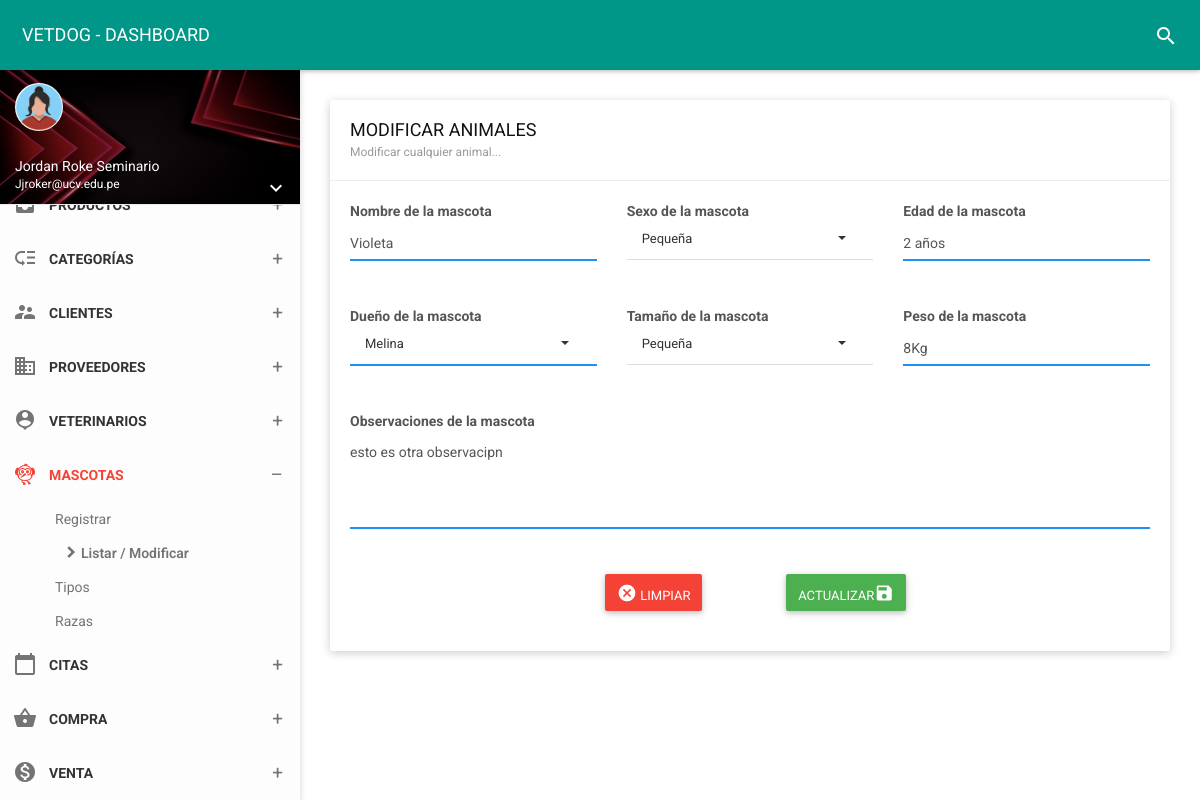
/vista/mascotas/edit?id=1 (signed in), run on the app's committed database.
### tables this page shows
CREATE TABLE `pet` (
  `id_pet` int(11) NOT NULL,
  `nomas` varchar(50) NOT NULL,
  `id_tiM` int(11) NOT NULL,
  `id_raza` int(11) NOT NULL,
  `sexo` varchar(15) NOT NULL,
  `edad` varchar(15) NOT NULL,
  `tamano` varchar(15) NOT NULL,
  `peso` char(6) NOT NULL,
  `id_due` int(11) NOT NULL,
  `obser` varchar(255) NOT NULL,
  `estado` char(1) NOT NULL,
  `fere` timestamp NOT NULL DEFAULT current_timestamp() ON UPDATE current_timestamp()
);

CREATE TABLE `owner` (
  `id_due` int(11) NOT NULL,
  `dni_due` char(8) NOT NULL,
  `nom_due` varchar(35) NOT NULL,
  `ape_due` varchar(35) NOT NULL,
  `fecnaci` varchar(35) NOT NULL,
  `movil` char(9) NOT NULL,
  `fijo` char(6) NOT NULL,
  `correo` varchar(30) NOT NULL,
  `direc` varchar(150) NOT NULL,
  `estado` char(1) NOT NULL,
  `usuario` varchar(25) NOT NULL,
  `contra` varchar(255) NOT NULL,
  `cargo` int(11) NOT NULL,
  `foto` varchar(255) NOT NULL,
  `fere` timestamp NOT NULL DEFAULT current_timestamp() ON UPDATE current_timestamp()
);

### vista/mascotas/edit.php (the view, shortened to what this page needs)
<!DOCTYPE html>
<html>
<head>
    <link href="../../assets/plugins/bootstrap-select/css/bootstrap-select.css" rel="stylesheet" />
    <link href="../../assets/plugins/bootstrap/css/bootstrap.css" rel="stylesheet">
    <link href="../../assets/plugins/node-waves/waves.css" rel="stylesheet" />
    <link href="../../assets/plugins/animate-css/animate.css" rel="stylesheet" />
    <link href="../../css/style.css" rel="stylesheet">
    <link href="../../assets/css/themes/all-themes.css" rel="stylesheet" />
       <link rel="stylesheet" href="https://cdnjs.cloudflare.com/ajax/libs/limonte-sweetalert2/11.1.9/sweetalert2.min.css" />
</head>
<body class="theme-red">
    <nav class="navbar">
        <div class="container-fluid">
            <div class="navbar-header">
                <a class="navbar-brand" href="../panel-admin/administrador"> VETDOG - DASHBOARD </a>
            </div>
            <div class="collapse navbar-collapse" id="navbar-collapse">
                <ul class="nav navbar-nav navbar-right">
                    <li><a href="javascript:void(0);" class="js-search" data-close="true"><i class="material-icons">search</i></a></li>
                </ul>
            </div>
        </div>
    </nav>
    <section>
        <aside id="leftsidebar" class="sidebar">
            <div class="user-info">
                <div class="image">
                    <img src="../../assets/img/mujerico.png" width="48" height="48" alt="User" />
                </div>
                <div class="info-container">
                    <div class="name" data-toggle="dropdown" aria-haspopup="true" aria-expanded="false"><?php echo ucfirst($_SESSION['nombre']); ?></div>
                    <div class="email"><?php echo ucfirst($_SESSION['correo']); ?></div>
                    <div class="btn-group user-helper-dropdown">
                        <i class="material-icons" data-toggle="dropdown" aria-haspopup="true" aria-expanded="true">keyboard_arrow_down</i>
                    </div>
                </div>
            </div>
            <div class="menu">
                <ul class="list">
                    <li>
                        <a href="javascript:void(0);" class="menu-toggle">
                            <i class="material-icons">inbox</i>
                            <span>PRODUCTOS</span>
                        </a>
                    </li>
                    <li>
                        <a href="javascript:void(0);" class="menu-toggle">
                            <i class="material-icons">low_priority</i>
                            <span>CATEGORÍAS</span>
                        </a>
                    </li>
                    <li>
                        <a href="javascript:void(0);" class="menu-toggle">
                            <i class="material-icons">supervisor_account</i>
                            <span>CLIENTES</span>
                        </a>
                    </li>
                    <li>
                        <a href="javascript:void(0);" class="menu-toggle">
                            <i class="material-icons">business</i>
                            <span>PROVEEDORES</span>
                        </a>
                    </li>
                    <li>
                        <a href="javascript:void(0);" class="menu-toggle">
                            <i class="material-icons">person_pin</i>
                            <span>VETERINARIOS</span>
                        </a>
                    </li>
                    <li class="active">
                        <a href="javascript:void(0);" class="menu-toggle">
                            <i class="material-icons">flutter_dash</i>
                            <span>MASCOTAS</span>
                        </a>
                        <ul class="ml-menu">
                            <li>
                                <a href="../mascotas/nuevo">Registrar</a>
                            </li>
                            <li class="active">
                                <a href="../../folder/mascotas">Listar / Modificar</a>
                            </li>
                            <li >
                                <a href="../../folder/tipo">Tipos</a>
                            </li>
                            <li>
                                <a href="../../folder/raza">Razas</a>
                            </li>
                        </ul>
</li>
                    <li>
                        <a href="javascript:void(0);" class="menu-toggle">
                            <i class="material-icons">calendar_today</i>
                            <span>CITAS</span>
                        </a>
    </li>
    <li>
                        <a href="javascript:void(0);" class="menu-toggle">
                            <i class="material-icons">shopping_basket</i>
                            <span>COMPRA</span>
                        </a>
    </li>
<li>
                        <a href="javascript:void(0);" class="menu-toggle">
                            <i class="material-icons">monetization_on</i>
                            <span>VENTA</span>
                        </a>
    </li>
    </section>
    <section class="content">
        <div class="container-fluid">
            <div class="row clearfix">
                <div class="col-lg-12 col-md-12 col-sm-12 col-xs-12">
                    <div class="card">
                        <div class="header">
                            <h2>
                                MODIFICAR  ANIMALES
                                <small>Modificar cualquier animal...</small>
                            </h2>
                        </div>
                    <div class="body">
<?php
function connect(){
return new mysqli("localhost","root","","vetdog");
}
$con = connect();
$id = $_GET['id'];
$sql = "SELECT pet.id_pet, pet.nomas, pet_type.id_tiM, pet_type.noTiM, raza.id_raza, raza.nomraza, pet.sexo, pet.edad, pet.tamano, pet.peso, owner.id_due, owner.dni_due, owner.nom_due, owner.ape_due, owner.fecnaci, owner.movil, owner.fijo, owner.correo, owner.direc, pet.obser, pet.estado, pet.fere FROM pet INNER JOIN pet_type ON pet.id_tiM =  pet_type.id_tiM INNER JOIN raza ON pet.id_raza =raza.id_raza INNER JOIN owner ON pet.id_due = owner.id_due  WHERE id_pet= '$id'";
$query  =$con->query($sql);
$data =  array();
if($query){
  while($r = $query->fetch_object()){
    $data[] = $r;
  }
}
?>
<?php if(count($data)>0):?>
    <?php foreach($data as $d):?>
                        <form method="POST"  autocomplete="off" action="editarRegistro?id=<?php echo $d->id_pet; ?>">
                            <div class="row clearfix">
                                <div class="col-sm-4">
                                    <label class="control-label">Nombre de la mascota</label>
                                    <div class="form-group">
                                        <div class="form-line">
                                            <input type="text" name="nomas" value="<?php echo $d->nomas; ?>"  class="form-control" placeholder="Nombre de la mascota..." />
                                        </div>
                                    </div>
                                </div>
                                <div class="col-sm-4">
                                    <label class="control-label">Sexo de la mascota</label>
                                    <select name="sexo" class="form-control show-tick">
                                        <option value="<?php echo $d->sexo; ?>"><?php echo $d->sexo; ?></option>
                                    </select>
                                </div>
                                <div class="col-sm-4">
                                    <label class="control-label">Edad de la mascota</label>
                                    <div class="form-group">
                                        <div class="form-line">
                                            <input type="text" value="<?php echo $d->edad; ?>" name="edad" required class="form-control" placeholder="Edad de la mascota..." />
                                        </div>
                                    </div>
                                </div>
                                <div class="col-sm-4">
                                    <label class="control-label">Dueño de la mascota</label>
                                    <div class="form-group">
                                        <div class="form-line">
                                           <select class="form-control show-tick"  name="id_due">
                                        <option value="<?php echo $d->id_due; ?>"><?php echo $d->nom_due; ?></option>
                                    </select>
                                        </div>
                                    </div>
                                </div>
                                <div class="col-sm-4">
                                    <label class="control-label">Tamaño de la mascota</label>
                                    <select name="tamano" class="form-control show-tick">
                                        <option value="<?php echo $d->tamano; ?>"><?php echo $d->tamano; ?></option>
                                    </select>
                                </div>
                                <div class="col-sm-4">
                                    <label class="control-label">Peso de la mascota</label>
                                    <div class="form-group">
                                        <div class="form-line">
                                            <input type="text" value="<?php echo $d->peso; ?>" name="peso" maxlength="6" required class="form-control" placeholder="Peso de la mascota..." />
                                        </div>
                                    </div>
                                </div>
                                <div class="col-sm-12">
                                    <label class="control-label">Observaciones de la mascota</label>
                                    <div class="form-group">
                                        <div class="form-line">
                                            <textarea rows="4" value="<?php echo $d->obser; ?>"  name="obser" class="form-control no-resize" placeholder="Observaciones..."><?php echo $d->obser; ?></textarea>
                                        </div>
                                    </div>
                                </div>
                            </div>
                                <div class="container-fluid" align="center">
                                    <div class="col-xs-12 col-sm-6 col-md-4 col-lg-3">
                                    </div>
                                    <div class="col-xs-12 col-sm-6 col-md-4 col-lg-3">
                                        <a type="button" href="../../folder/mascotas" class="btn bg-red"><i class="material-icons">cancel</i> LIMPIAR </a>
                                    </div>
                                    <div class="col-xs-12 col-sm-6 col-md-4 col-lg-3">
                                         <button class="btn bg-green" name="update">ACTUALIZAR<i class="material-icons">save</i></button>
                                    </div>
                                </div>
                        </form>
                 </div>
 <?php endforeach; ?>
    <?php else:?>
      <span class="px-2 py-1 font-semibold leading-tight text-red-700 bg-red-100 rounded-full dark:text-red-100 dark:bg-red-700">
          No hay datos
        </span>
    <?php endif; ?>
                    </div>
                        </div>
                    </div>
                </div>
    </section>
</body>
</html>

### assets/css/themes/all-themes.css (style rules this page uses)
.theme-red .navbar-brand { color: #fff; }
.theme-red .nav > li > a { color: #fff; }
.theme-red .sidebar .menu .list li.active { background-color: transparent; }
.theme-red .sidebar .menu .list li.active > :first-child i, .theme-red .sidebar .menu .list li.active > :first-child span { color: #F44336; }
.theme-red .sidebar .menu .list .toggled { background-color: transparent; }
.theme-red .sidebar .menu .list .ml-menu { background-color: transparent; }

### data on the page
pet: nomas "Violeta", sexo "Pequeña", edad "2 años", id_due.nom_due "Melina", tamano "Pequeña", peso "8Kg", obser "esto es otra observacipn"

### other printed values
$_SESSION['nombre'] "Jordan Roke Seminario"
$_SESSION['correo'] "Jjroker@ucv.edu.pe"
